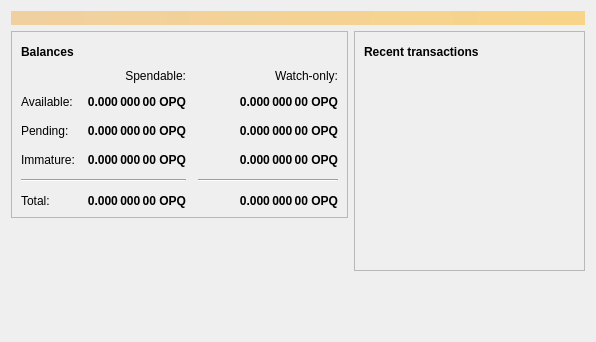
<?xml version="1.0" encoding="UTF-8"?>
<ui version="4.0">
 <class>OverviewPage</class>
 <widget class="QWidget" name="OverviewPage">
  <property name="geometry">
   <rect>
    <x>0</x>
    <y>0</y>
    <width>596</width>
    <height>342</height>
   </rect>
  </property>
  <property name="windowTitle">
   <string>Form</string>
  </property>
  <layout class="QVBoxLayout" name="topLayout">
   <item>
    <widget class="QLabel" name="labelAlerts">
     <property name="visible">
      <bool>false</bool>
     </property>
     <property name="styleSheet">
      <string notr="true">QLabel { background-color: qlineargradient(x1: 0, y1: 0, x2: 1, y2: 0, stop:0 #F0D0A0, stop:1 #F8D488); color:#000000; }</string>
     </property>
     <property name="wordWrap">
      <bool>true</bool>
     </property>
     <property name="margin">
      <number>3</number>
     </property>
     <property name="textInteractionFlags">
      <set>Qt::TextSelectableByMouse</set>
     </property>
    </widget>
   </item>
   <item>
    <layout class="QHBoxLayout" name="horizontalLayout" stretch="1,1">
     <item>
      <layout class="QVBoxLayout" name="verticalLayout_2">
       <item>
        <widget class="QFrame" name="frame">
         <property name="frameShape">
          <enum>QFrame::StyledPanel</enum>
         </property>
         <property name="frameShadow">
          <enum>QFrame::Raised</enum>
         </property>
         <layout class="QVBoxLayout" name="verticalLayout_4">
          <item>
           <layout class="QHBoxLayout" name="horizontalLayout_4">
            <item>
             <widget class="QLabel" name="label_5">
              <property name="font">
               <font>
                <weight>75</weight>
                <bold>true</bold>
               </font>
              </property>
              <property name="text">
               <string>Balances</string>
              </property>
             </widget>
            </item>
            <item>
             <widget class="QPushButton" name="labelWalletStatus">
              <property name="enabled">
               <bool>true</bool>
              </property>
              <property name="maximumSize">
               <size>
                <width>30</width>
                <height>16777215</height>
               </size>
              </property>
              <property name="toolTip">
               <string>The displayed information may be out of date. Your wallet automatically synchronizes with the CRTcoins network after a connection is established, but this process has not completed yet.</string>
              </property>
              <property name="text">
               <string/>
              </property>
              <property name="icon">
               <iconset resource="../bitcoin.qrc">
                <normaloff>:/icons/warning</normaloff>
                <disabledoff>:/icons/warning</disabledoff>:/icons/warning</iconset>
              </property>
              <property name="iconSize">
               <size>
                <width>24</width>
                <height>24</height>
               </size>
              </property>
              <property name="flat">
               <bool>true</bool>
              </property>
             </widget>
            </item>
            <item>
             <spacer name="horizontalSpacer_3">
              <property name="orientation">
               <enum>Qt::Horizontal</enum>
              </property>
              <property name="sizeHint" stdset="0">
               <size>
                <width>40</width>
                <height>20</height>
               </size>
              </property>
             </spacer>
            </item>
           </layout>
          </item>
          <item>
           <layout class="QGridLayout" name="gridLayout">
            <property name="spacing">
             <number>12</number>
            </property>
            <item row="2" column="2">
             <widget class="QLabel" name="labelWatchPending">
              <property name="font">
               <font>
                <weight>75</weight>
                <bold>true</bold>
               </font>
              </property>
              <property name="cursor">
               <cursorShape>IBeamCursor</cursorShape>
              </property>
              <property name="toolTip">
               <string>Unconfirmed transactions to watch-only addresses</string>
              </property>
              <property name="text">
               <string notr="true">0.000 000 00 OPQ</string>
              </property>
              <property name="alignment">
               <set>Qt::AlignRight|Qt::AlignTrailing|Qt::AlignVCenter</set>
              </property>
              <property name="textInteractionFlags">
               <set>Qt::LinksAccessibleByMouse|Qt::TextSelectableByKeyboard|Qt::TextSelectableByMouse</set>
              </property>
             </widget>
            </item>
            <item row="2" column="1">
             <widget class="QLabel" name="labelUnconfirmed">
              <property name="font">
               <font>
                <weight>75</weight>
                <bold>true</bold>
               </font>
              </property>
              <property name="cursor">
               <cursorShape>IBeamCursor</cursorShape>
              </property>
              <property name="toolTip">
               <string>Total of transactions that have yet to be confirmed, and do not yet count toward the spendable balance</string>
              </property>
              <property name="text">
               <string notr="true">0.000 000 00 OPQ</string>
              </property>
              <property name="alignment">
               <set>Qt::AlignRight|Qt::AlignTrailing|Qt::AlignVCenter</set>
              </property>
              <property name="textInteractionFlags">
               <set>Qt::LinksAccessibleByMouse|Qt::TextSelectableByKeyboard|Qt::TextSelectableByMouse</set>
              </property>
             </widget>
            </item>
            <item row="3" column="2">
             <widget class="QLabel" name="labelWatchImmature">
              <property name="font">
               <font>
                <weight>75</weight>
                <bold>true</bold>
               </font>
              </property>
              <property name="cursor">
               <cursorShape>IBeamCursor</cursorShape>
              </property>
              <property name="toolTip">
               <string>Mined balance in watch-only addresses that has not yet matured</string>
              </property>
              <property name="text">
               <string notr="true">0.000 000 00 OPQ</string>
              </property>
              <property name="alignment">
               <set>Qt::AlignRight|Qt::AlignTrailing|Qt::AlignVCenter</set>
              </property>
              <property name="textInteractionFlags">
               <set>Qt::LinksAccessibleByMouse|Qt::TextSelectableByKeyboard|Qt::TextSelectableByMouse</set>
              </property>
             </widget>
            </item>
            <item row="4" column="0" colspan="2">
             <widget class="Line" name="line">
              <property name="orientation">
               <enum>Qt::Horizontal</enum>
              </property>
             </widget>
            </item>
            <item row="4" column="2">
             <widget class="Line" name="lineWatchBalance">
              <property name="sizePolicy">
               <sizepolicy hsizetype="Preferred" vsizetype="Fixed">
                <horstretch>0</horstretch>
                <verstretch>0</verstretch>
               </sizepolicy>
              </property>
              <property name="minimumSize">
               <size>
                <width>140</width>
                <height>0</height>
               </size>
              </property>
              <property name="orientation">
               <enum>Qt::Horizontal</enum>
              </property>
             </widget>
            </item>
            <item row="5" column="0">
             <widget class="QLabel" name="labelTotalText">
              <property name="text">
               <string>Total:</string>
              </property>
             </widget>
            </item>
            <item row="3" column="1">
             <widget class="QLabel" name="labelImmature">
              <property name="font">
               <font>
                <weight>75</weight>
                <bold>true</bold>
               </font>
              </property>
              <property name="cursor">
               <cursorShape>IBeamCursor</cursorShape>
              </property>
              <property name="toolTip">
               <string>Mined balance that has not yet matured</string>
              </property>
              <property name="text">
               <string notr="true">0.000 000 00 OPQ</string>
              </property>
              <property name="alignment">
               <set>Qt::AlignRight|Qt::AlignTrailing|Qt::AlignVCenter</set>
              </property>
              <property name="textInteractionFlags">
               <set>Qt::LinksAccessibleByMouse|Qt::TextSelectableByKeyboard|Qt::TextSelectableByMouse</set>
              </property>
             </widget>
            </item>
            <item row="2" column="3">
             <spacer name="horizontalSpacer_2">
              <property name="orientation">
               <enum>Qt::Horizontal</enum>
              </property>
              <property name="sizeHint" stdset="0">
               <size>
                <width>40</width>
                <height>20</height>
               </size>
              </property>
             </spacer>
            </item>
            <item row="3" column="0">
             <widget class="QLabel" name="labelImmatureText">
              <property name="text">
               <string>Immature:</string>
              </property>
             </widget>
            </item>
            <item row="5" column="1">
             <widget class="QLabel" name="labelTotal">
              <property name="font">
               <font>
                <weight>75</weight>
                <bold>true</bold>
               </font>
              </property>
              <property name="cursor">
               <cursorShape>IBeamCursor</cursorShape>
              </property>
              <property name="toolTip">
               <string>Your current total balance</string>
              </property>
              <property name="text">
               <string notr="true">0.000 000 00 OPQ</string>
              </property>
              <property name="alignment">
               <set>Qt::AlignRight|Qt::AlignTrailing|Qt::AlignVCenter</set>
              </property>
              <property name="textInteractionFlags">
               <set>Qt::LinksAccessibleByMouse|Qt::TextSelectableByKeyboard|Qt::TextSelectableByMouse</set>
              </property>
             </widget>
            </item>
            <item row="5" column="2">
             <widget class="QLabel" name="labelWatchTotal">
              <property name="font">
               <font>
                <weight>75</weight>
                <bold>true</bold>
               </font>
              </property>
              <property name="cursor">
               <cursorShape>IBeamCursor</cursorShape>
              </property>
              <property name="toolTip">
               <string>Current total balance in watch-only addresses</string>
              </property>
              <property name="text">
               <string notr="true">0.000 000 00 OPQ</string>
              </property>
              <property name="alignment">
               <set>Qt::AlignRight|Qt::AlignTrailing|Qt::AlignVCenter</set>
              </property>
              <property name="textInteractionFlags">
               <set>Qt::LinksAccessibleByMouse|Qt::TextSelectableByKeyboard|Qt::TextSelectableByMouse</set>
              </property>
             </widget>
            </item>
            <item row="0" column="2">
             <widget class="QLabel" name="labelWatchonly">
              <property name="text">
               <string>Watch-only:</string>
              </property>
              <property name="alignment">
               <set>Qt::AlignRight|Qt::AlignTrailing|Qt::AlignVCenter</set>
              </property>
             </widget>
            </item>
            <item row="1" column="0">
             <widget class="QLabel" name="labelBalanceText">
              <property name="text">
               <string>Available:</string>
              </property>
             </widget>
            </item>
            <item row="1" column="1">
             <widget class="QLabel" name="labelBalance">
              <property name="font">
               <font>
                <weight>75</weight>
                <bold>true</bold>
               </font>
              </property>
              <property name="cursor">
               <cursorShape>IBeamCursor</cursorShape>
              </property>
              <property name="toolTip">
               <string>Your current spendable balance</string>
              </property>
              <property name="text">
               <string notr="true">0.000 000 00 OPQ</string>
              </property>
              <property name="alignment">
               <set>Qt::AlignRight|Qt::AlignTrailing|Qt::AlignVCenter</set>
              </property>
              <property name="textInteractionFlags">
               <set>Qt::LinksAccessibleByMouse|Qt::TextSelectableByKeyboard|Qt::TextSelectableByMouse</set>
              </property>
             </widget>
            </item>
            <item row="1" column="2">
             <widget class="QLabel" name="labelWatchAvailable">
              <property name="font">
               <font>
                <weight>75</weight>
                <bold>true</bold>
               </font>
              </property>
              <property name="cursor">
               <cursorShape>IBeamCursor</cursorShape>
              </property>
              <property name="toolTip">
               <string>Your current balance in watch-only addresses</string>
              </property>
              <property name="text">
               <string notr="true">0.000 000 00 OPQ</string>
              </property>
              <property name="alignment">
               <set>Qt::AlignRight|Qt::AlignTrailing|Qt::AlignVCenter</set>
              </property>
              <property name="textInteractionFlags">
               <set>Qt::LinksAccessibleByMouse|Qt::TextSelectableByKeyboard|Qt::TextSelectableByMouse</set>
              </property>
             </widget>
            </item>
            <item row="2" column="0">
             <widget class="QLabel" name="labelPendingText">
              <property name="text">
               <string>Pending:</string>
              </property>
             </widget>
            </item>
            <item row="0" column="1">
             <widget class="QLabel" name="labelSpendable">
              <property name="text">
               <string>Spendable:</string>
              </property>
              <property name="alignment">
               <set>Qt::AlignRight|Qt::AlignTrailing|Qt::AlignVCenter</set>
              </property>
             </widget>
            </item>
           </layout>
          </item>
         </layout>
        </widget>
       </item>
       <item>
        <spacer name="verticalSpacer">
         <property name="orientation">
          <enum>Qt::Vertical</enum>
         </property>
         <property name="sizeHint" stdset="0">
          <size>
           <width>20</width>
           <height>40</height>
          </size>
         </property>
        </spacer>
       </item>
      </layout>
     </item>
     <item>
      <layout class="QVBoxLayout" name="verticalLayout_3">
       <item>
        <widget class="QFrame" name="frame_2">
         <property name="frameShape">
          <enum>QFrame::StyledPanel</enum>
         </property>
         <property name="frameShadow">
          <enum>QFrame::Raised</enum>
         </property>
         <layout class="QVBoxLayout" name="verticalLayout">
          <item>
           <layout class="QHBoxLayout" name="horizontalLayout_2">
            <item>
             <widget class="QLabel" name="label_4">
              <property name="font">
               <font>
                <weight>75</weight>
                <bold>true</bold>
               </font>
              </property>
              <property name="text">
               <string>Recent transactions</string>
              </property>
             </widget>
            </item>
            <item>
             <widget class="QPushButton" name="labelTransactionsStatus">
              <property name="enabled">
               <bool>true</bool>
              </property>
              <property name="maximumSize">
               <size>
                <width>30</width>
                <height>16777215</height>
               </size>
              </property>
              <property name="toolTip">
               <string>The displayed information may be out of date. Your wallet automatically synchronizes with the CRTcoins network after a connection is established, but this process has not completed yet.</string>
              </property>
              <property name="text">
               <string/>
              </property>
              <property name="icon">
               <iconset resource="../bitcoin.qrc">
                <normaloff>:/icons/warning</normaloff>
                <disabledoff>:/icons/warning</disabledoff>:/icons/warning</iconset>
              </property>
              <property name="iconSize">
               <size>
                <width>24</width>
                <height>24</height>
               </size>
              </property>
              <property name="flat">
               <bool>true</bool>
              </property>
             </widget>
            </item>
            <item>
             <spacer name="horizontalSpacer">
              <property name="orientation">
               <enum>Qt::Horizontal</enum>
              </property>
              <property name="sizeHint" stdset="0">
               <size>
                <width>40</width>
                <height>20</height>
               </size>
              </property>
             </spacer>
            </item>
           </layout>
          </item>
          <item>
           <widget class="QListView" name="listTransactions">
            <property name="styleSheet">
             <string notr="true">QListView { background: transparent; }</string>
            </property>
            <property name="frameShape">
             <enum>QFrame::NoFrame</enum>
            </property>
            <property name="verticalScrollBarPolicy">
             <enum>Qt::ScrollBarAlwaysOff</enum>
            </property>
            <property name="horizontalScrollBarPolicy">
             <enum>Qt::ScrollBarAlwaysOff</enum>
            </property>
            <property name="selectionMode">
             <enum>QAbstractItemView::NoSelection</enum>
            </property>
           </widget>
          </item>
         </layout>
        </widget>
       </item>
       <item>
        <spacer name="verticalSpacer_2">
         <property name="orientation">
          <enum>Qt::Vertical</enum>
         </property>
         <property name="sizeHint" stdset="0">
          <size>
           <width>20</width>
           <height>40</height>
          </size>
         </property>
        </spacer>
       </item>
      </layout>
     </item>
    </layout>
   </item>
  </layout>
 </widget>
 <resources/>
 <connections/>
</ui>
